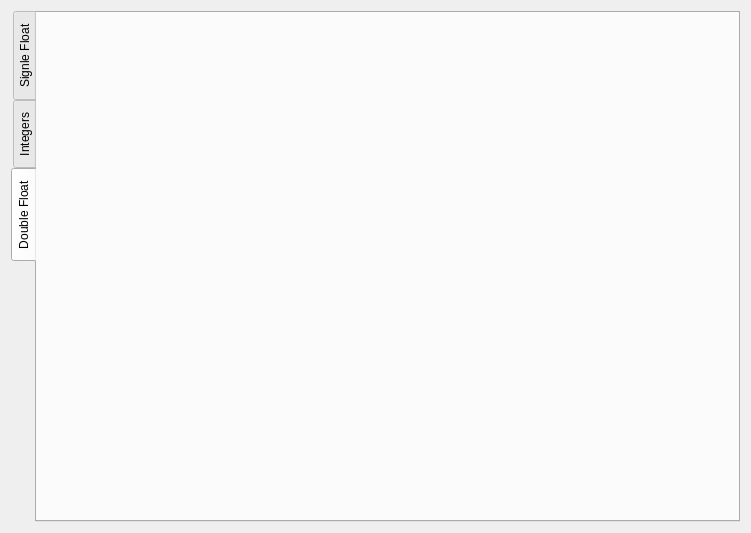
<?xml version="1.0" encoding="UTF-8"?>
<ui version="4.0">
 <class>FlopsMainWidget</class>
 <widget class="QWidget" name="FlopsMainWidget">
  <property name="geometry">
   <rect>
    <x>0</x>
    <y>0</y>
    <width>751</width>
    <height>533</height>
   </rect>
  </property>
  <property name="windowTitle">
   <string>Form</string>
  </property>
  <layout class="QHBoxLayout" name="horizontalLayout_3">
   <item>
    <widget class="QTabWidget" name="tabWidget">
     <property name="tabPosition">
      <enum>QTabWidget::West</enum>
     </property>
     <property name="currentIndex">
      <number>2</number>
     </property>
     <property name="tabsClosable">
      <bool>false</bool>
     </property>
     <property name="movable">
      <bool>true</bool>
     </property>
     <widget class="QWidget" name="floatTab">
      <attribute name="title">
       <string>Signle Float</string>
      </attribute>
     </widget>
     <widget class="QWidget" name="integerTab">
      <attribute name="title">
       <string>Integers</string>
      </attribute>
     </widget>
     <widget class="QWidget" name="doubleTab">
      <attribute name="title">
       <string>Double Float</string>
      </attribute>
     </widget>
    </widget>
   </item>
  </layout>
 </widget>
 <resources/>
 <connections/>
</ui>
